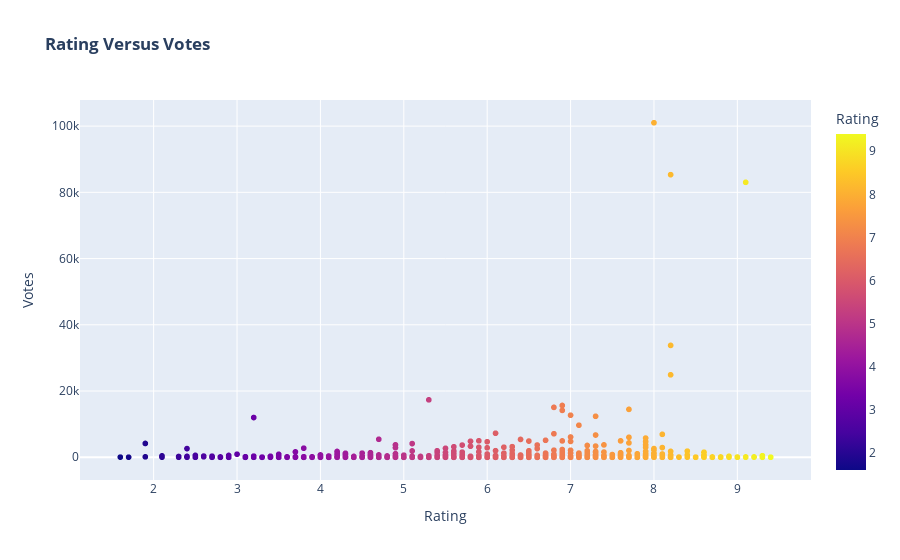

The notebook cell saved with this chart:
### Code cell
px.scatter(movie,x='Rating',y='Votes',color='Rating',color_continuous_scale=px.colors.sequential.Plasma,title='<b>Rating Versus Votes')

### Figure 1 — Plotly figure (JSON) as saved in the notebook; plotly's stock layout.template omitted (floating-point values rounded to 4 significant figures; data arrays with more than 128 entries replaced by an {"elided": "..."} marker saying what was removed)
{"data": [{"hovertemplate": "Rating=%{marker.color}<br>Votes=%{y}<extra></extra>", "legendgroup": "", "marker": {"color": {"elided": "1558 float values"}, "coloraxis": "coloraxis", "symbol": "circle"}, "mode": "markers", "name": "", "showlegend": false, "type": "scattergl", "x": {"elided": "1558 float values"}, "xaxis": "x", "y": {"elided": "1558 int values"}, "yaxis": "y"}], "layout": {"coloraxis": {"colorbar": {"title": {"text": "Rating"}}, "colorscale": [[0, "#0d0887"], [0.1111, "#46039f"], [0.2222, "#7201a8"], [0.3333, "#9c179e"], [0.4444, "#bd3786"], [0.5556, "#d8576b"], [0.6667, "#ed7953"], [0.7778, "#fb9f3a"], [0.8889, "#fdca26"], [1, "#f0f921"]]}, "legend": {"tracegroupgap": 0}, "title": {"text": "<b>Rating Versus Votes"}, "xaxis": {"anchor": "y", "domain": [0, 1], "title": {"text": "Rating"}}, "yaxis": {"anchor": "x", "domain": [0, 1], "title": {"text": "Votes"}}}}
